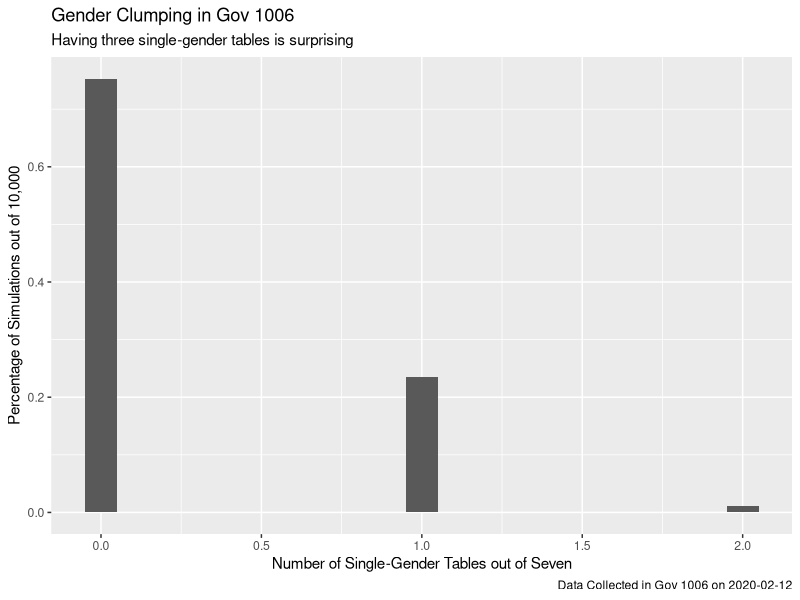

Source code (R):
## ---- chunk 1
knitr::opts_chunk$set(echo = TRUE)
library(tidyverse)
## ---- chunk 2
class30 <- c(rep("M", 16), rep("F", 14))

seat_a_class <- function(){
  
  # A class seating is defined as 28 of the 30 students in a vector. We only
  # need 28 because the last two, by assumption, sit at the table with Cian/Alex
  # and, therefore, don't matter to our calculations. The function could be a
  # one-line --- list(sample(class30)[1:28]) --- but I like to show the individual
  # steps.
  
  # I think that returning a list is necessary because I am going to assign the
  # result as a list-column.
  
  x <- sample(class30)
  x <- x[1:28]
  list(x)
}

calc_clumped_tables <- function(seating){
  
  # Given a seating --- which, again, is just a vector of length 28 with Ms and
  # Fs in random order --- how many clumped tables are there? We will define a
  # clumped table as one that is all M or all F. As discussed in class, there
  # are other definitions of "clumping" that we could use.
  
  # Good functions test to see if their assumptions are met. See the chapter in
  # the new 1005 textbook for discussion:
  # https://davidkane9.github.io/PPBDS/6-functions.html
  
  stopifnot(is.list(seating))
  plan <- unlist(seating)
  
  stopifnot(length(plan) == 28)
  stopifnot(all(plan %in% c("M", "F")))

  # It is not obvious how to do this elegantly. So, I just hack it! (Stole this
  # approach from Beau, I think.) I grab out each table, one at a time, knowing
  # that I have arbitrarily decided that seats 1 through 4 are Table 1, seats 5
  # through 8 are Table 2 and so on. Then, I create a logical vector reporting
  # whether or the person at each seat is Female. Then, I sum up this vector. If
  # it is all Male, the sum will be zero. It it is all Female, the sum will be
  # four. Check that, and sum of the results for each table. Obviously, you need
  # to do a fair bit of fussing to make sure this is working. Test cases would
  # be good!
  
  clumps <- 
    (sum(plan[1:4] == "F") %in% c(4)) +
    (sum(plan[5:8] == "F") %in% c(4)) +
    (sum(plan[9:12] == "F") %in% c(4)) +
    (sum(plan[13:16] == "F") %in% c(4)) +
    (sum(plan[17:20] == "F") %in% c(4)) +
    (sum(plan[21:24] == "F") %in% c(4)) +
    (sum(plan[25:28] == "F") %in% c(4))
  
  return(clumps)
}


## ---- chunk 3
# Those are all the tools we need. Many/most of my simulations use the tricks we
# learned in Gov 1005: list-colums and map_* functions are your friends!
# https://davidkane9.github.io/PPBDS/6-functions.html#list-columns-and-map_-functions

# I don't really need cache=TRUE since the code does not take *that* long to
# run. I just wanted to remind you of that trick.

sim <- 
  tibble(replication = 1:10000) %>% 
  mutate(seating_plan = map(replication, ~ seat_a_class())) %>% 
  mutate(clumps = map_int(seating_plan, ~ calc_clumped_tables(.)))

new_sim<- sim %>%
  group_by(clumps) %>%
  count() %>%
  mutate(n = n/10000)

sim %>% 
  ggplot() + 
    geom_bar(mapping = aes(x = clumps, y = ..prop..), 
             width = 0.1) +
    labs(title = "Gender Clumping in Gov 1006",
         subtitle = "Having three single-gender tables is surprising",
         caption = "Data Collected in Gov 1006 on 2020-02-12",
         x = "Number of Single-Gender Tables out of Seven",
         y = "Percentage of Simulations out of 10,000")
## ---- chunk 4
# Grade adjustment on midterms and grade improvements in students' scores
# RCM: Counterfactual: not adjusting grades; factual: adjusting grades. 

n_1 <- 50
n_2 <- 50

y_1 <- rnorm(n_1, 50, 10)
y_2 <- rnorm(n_2, 50, 10)
score <- c(y_1, y_2)

treatment <- c(rep(0, n_1), rep(1, n_2))
fake <- data.frame(treatment, score)

